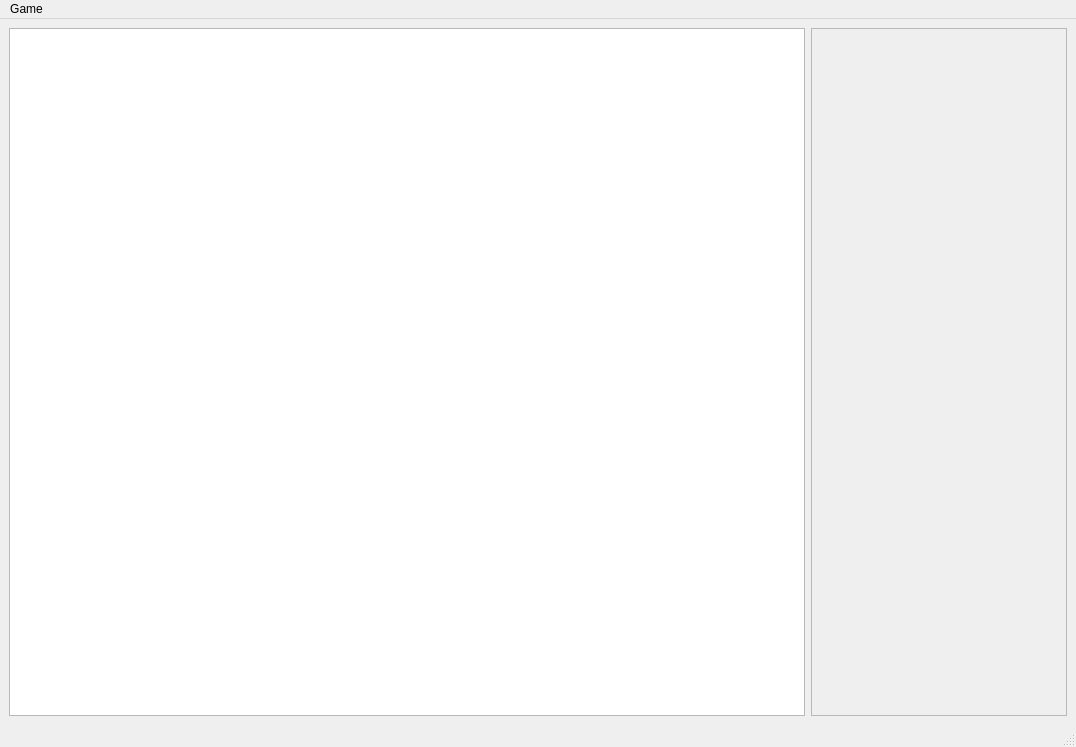
<?xml version="1.0" encoding="UTF-8"?>
<ui version="4.0">
 <class>MainWindow</class>
 <widget class="QMainWindow" name="MainWindow">
  <property name="geometry">
   <rect>
    <x>0</x>
    <y>0</y>
    <width>1076</width>
    <height>747</height>
   </rect>
  </property>
  <property name="windowTitle">
   <string>MainWindow</string>
  </property>
  <widget class="QWidget" name="centralwidget">
   <layout class="QHBoxLayout" name="horizontalLayout" stretch="1,0">
    <property name="sizeConstraint">
     <enum>QLayout::SetDefaultConstraint</enum>
    </property>
    <property name="rightMargin">
     <number>9</number>
    </property>
    <item>
     <widget class="QTableWidget" name="table"/>
    </item>
    <item>
     <widget class="QTextEdit" name="textEdit">
      <property name="enabled">
       <bool>false</bool>
      </property>
      <property name="sizePolicy">
       <sizepolicy hsizetype="Expanding" vsizetype="Expanding">
        <horstretch>0</horstretch>
        <verstretch>0</verstretch>
       </sizepolicy>
      </property>
      <property name="minimumSize">
       <size>
        <width>0</width>
        <height>0</height>
       </size>
      </property>
     </widget>
    </item>
   </layout>
  </widget>
  <widget class="QMenuBar" name="menubar">
   <property name="geometry">
    <rect>
     <x>0</x>
     <y>0</y>
     <width>1076</width>
     <height>22</height>
    </rect>
   </property>
   <widget class="QMenu" name="menuCreate_Game">
    <property name="title">
     <string>Game</string>
    </property>
    <addaction name="actionCreate_new"/>
   </widget>
   <addaction name="menuCreate_Game"/>
  </widget>
  <widget class="QStatusBar" name="statusbar"/>
  <action name="actionCreate_new">
   <property name="text">
    <string>Create new</string>
   </property>
  </action>
 </widget>
 <resources/>
 <connections/>
</ui>
